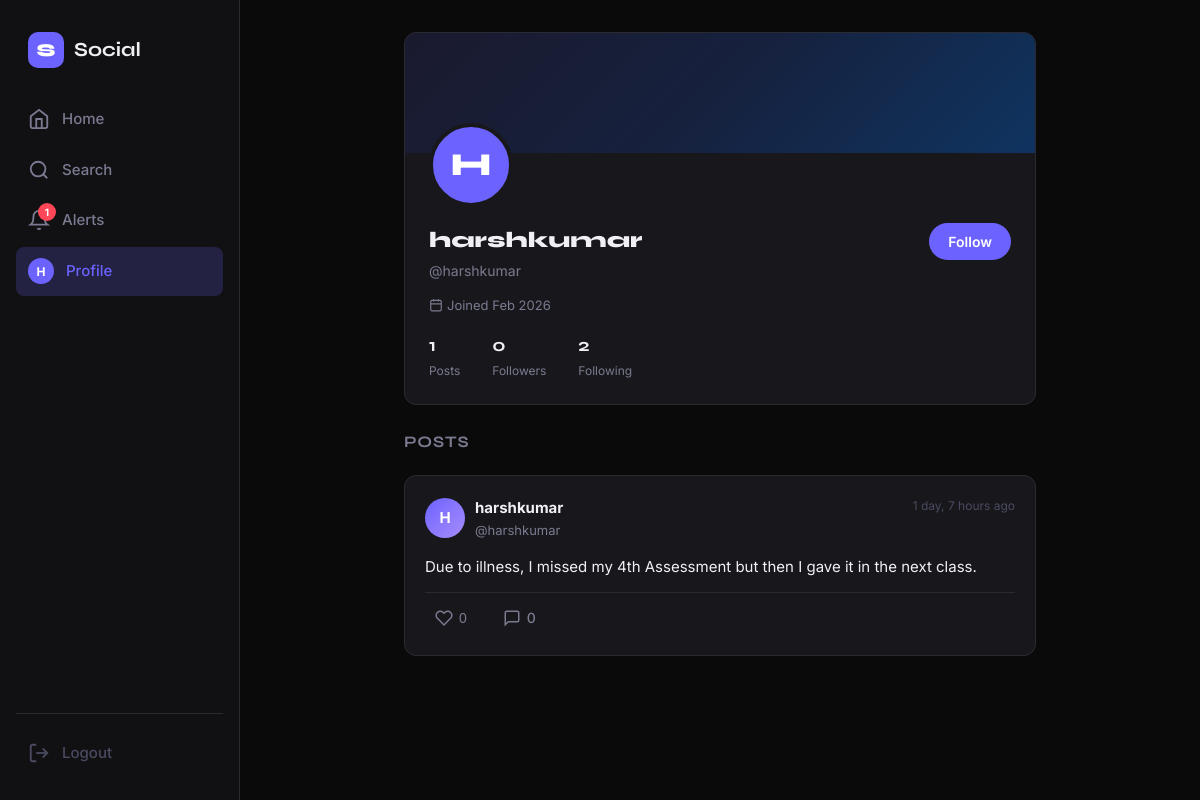
/profile/harshkumar/ (signed in), run on the app's committed database.
### feed/models.py (models this page shows, shortened)
class UserProfile(models.Model):
    user = models.OneToOneField(
        User,
        on_delete=models.CASCADE,        # If User deleted, Profile deleted too
        related_name='profile'           # Access via: user.profile
    )
    bio = models.TextField(max_length=300, blank=True, default='')
    avatar = models.ImageField(
        upload_to='avatars/',            # Stored in MEDIA_ROOT/avatars/
        blank=True,
        null=True
    )
    website = models.URLField(blank=True, default='')
    location = models.CharField(max_length=100, blank=True, default='')
    followers = models.ManyToManyField(
        'self',
        symmetrical=False,               # A follows B ≠ B follows A
        related_name='following',
        blank=True
    )
    created_at = models.DateTimeField(auto_now_add=True)
    class Meta:
        verbose_name = 'User Profile'
        verbose_name_plural = 'User Profiles'
    def follower_count(self):
        return self.followers.count()
    def following_count(self):
        return self.following.count()
    def post_count(self):
        return self.user.posts.count()

class Post(models.Model):
    POST_TYPE_CHOICES = [
        ('tweet', 'Tweet'),
        ('photo', 'Photo'),
        ('mixed', 'Photo + Text'),
    ]
    author = models.ForeignKey(
        User,
        on_delete=models.CASCADE,       # Delete posts if user is deleted
        related_name='posts'            # Access via: user.posts.all()
    )
    content = models.TextField(
        max_length=280,
        blank=True,
        default='',
        help_text="Text content (max 280 chars, like a tweet)"
    )
    image = models.ImageField(
        upload_to='posts/%Y/%m/%d/',    # Organized by date: posts/2024/01/15/
        blank=True,
        null=True,
        help_text="Optional image upload"
    )
    post_type = models.CharField(
        max_length=10,
        choices=POST_TYPE_CHOICES,
        default='tweet'
    )
    created_at = models.DateTimeField(auto_now_add=True)  # Set once on creation
    updated_at = models.DateTimeField(auto_now=True)       # Updated on every save
    class Meta:
        ordering = ['-created_at']          # Newest posts first
        verbose_name = 'Post'
        verbose_name_plural = 'Posts'
    def like_count(self):
        return self.likes.count()
    def comment_count(self):
        return self.comments.count()
    def save(self, *args, **kwargs):
        """Override save to auto-set post_type based on content/image."""
        if self.image and self.content:
            self.post_type = 'mixed'
        elif self.image:
            self.post_type = 'photo'
        else:
            self.post_type = 'tweet'
        super().save(*args, **kwargs)

### feed/views.py (the view)
# urls.py: path('profile/<str:username>/',      views.profile_view,    name='profile'),
@login_required
def profile_view(request, username):
    profile_user = get_object_or_404(User, username=username)
    profile = profile_user.profile
    posts = profile_user.posts.select_related('author').prefetch_related('likes', 'comments')
    is_following = request.user.profile.following.filter(user=profile_user).exists()
    is_own_profile = request.user == profile_user
    liked_post_ids = Like.objects.filter(
        user=request.user
    ).values_list('post_id', flat=True)
    context = {
        'profile_user': profile_user,
        'profile': profile,
        'posts': posts,
        'is_following': is_following,
        'is_own_profile': is_own_profile,
        'liked_post_ids': set(liked_post_ids),
    }
    return render(request, 'feed/profile.html', context)

### feed/templatetags/feed_tags.py (called while the page is built)
@register.filter
def time_ago(value):
    if not value:
        return ''
    now = timezone.now()
    diff = now - value
    if diff.days == 0 and diff.seconds < 60:
        return 'just now'
    return timesince(value) + ' ago'

@register.simple_tag
def get_notification_count(user):
    return user.notifications.filter(is_read=False).count()

@register.filter
def format_count(value):
    try:
        value = int(value)
        if value >= 1_000_000:
            return f"{value/1_000_000:.1f}M"
        elif value >= 1_000:
            return f"{value/1_000:.1f}K"
        return str(value)
    except (ValueError, TypeError):
        return value

### feed/templates/feed/profile.html (shortened to what this page needs)
{% extends 'feed/base.html' %}
{% load feed_tags %}
{% load static %}
{% block content %}
<div class="profile-layout">
  <div class="profile-header-card">
    <div class="profile-cover"></div>
    <div class="profile-info">
      <div class="profile-avatar-large">
        {% if profile.avatar %}
          <img src="{{ profile.avatar.url }}" alt="{{ profile_user.username }}">
        {% else %}
          <span>{{ profile_user.username|first|upper }}</span>
        {% endif %}
      </div>
      <div class="profile-meta">
        <div class="profile-name-row">
          <div>
            <h1 class="profile-display-name">
              {{ profile_user.get_full_name|default:profile_user.username }}
            </h1>
            <p class="profile-handle">@{{ profile_user.username }}</p>
          </div>
          {% if is_own_profile %}
            <a href="{% url 'edit_profile' %}" class="btn btn-outline">Edit Profile</a>
          {% else %}
            <button class="btn {% if is_following %}btn-outline{% else %}btn-primary{% endif %} follow-toggle-btn"
                    data-username="{{ profile_user.username }}"
                    data-url="{% url 'toggle_follow' username=profile_user.username %}"
                    id="follow-btn">
              {% if is_following %}Following{% else %}Follow{% endif %}
            </button>
          {% endif %}
        </div>
        <div class="profile-details">
          <span class="profile-detail">
            <svg width="14" height="14" viewBox="0 0 24 24" fill="none" stroke="currentColor" stroke-width="2">
              <rect x="3" y="4" width="18" height="18" rx="2" ry="2"/><line x1="16" y1="2" x2="16" y2="6"/>
              <line x1="8" y1="2" x2="8" y2="6"/><line x1="3" y1="10" x2="21" y2="10"/>
            </svg>
            Joined {{ profile.created_at|date:"M Y" }}
          </span>
        </div>
        <div class="profile-stats">
          <div class="stat-item">
            <strong class="stat-value">{{ profile.post_count|format_count }}</strong>
            <span class="stat-label">Posts</span>
          </div>
          <div class="stat-item">
            <strong class="stat-value" id="follower-count">{{ profile.follower_count|format_count }}</strong>
            <span class="stat-label">Followers</span>
          </div>
          <div class="stat-item">
            <strong class="stat-value">{{ profile.following_count|format_count }}</strong>
            <span class="stat-label">Following</span>
          </div>
        </div>
      </div>
    </div>
  </div>
  <div class="profile-posts">
    <h3 class="section-heading">Posts</h3>
    {% for post in posts %}
    <article class="post-card" data-post-id="{{ post.id }}">
      <div class="post-header">
        <div class="post-author-link">
          <div class="post-avatar">
            {% if post.author.profile.avatar %}
              <img src="{{ post.author.profile.avatar.url }}" alt="{{ post.author.username }}">
            {% else %}
              <span>{{ post.author.username|first|upper }}</span>
            {% endif %}
          </div>
          <div class="post-author-info">
            <strong>{{ post.author.get_full_name|default:post.author.username }}</strong>
            <span class="post-author-handle">@{{ post.author.username }}</span>
          </div>
        </div>
        <span class="post-time">{{ post.created_at|time_ago }}</span>
      </div>
      {% if post.content %}<p class="post-content">{{ post.content }}</p>{% endif %}
      <div class="post-actions">
        <button class="action-btn like-btn {% if post.id in liked_post_ids %}liked{% endif %}"
                data-post="{{ post.id }}"
                data-url="{% url 'toggle_like' pk=post.id %}">
          <svg width="18" height="18" viewBox="0 0 24 24" stroke="currentColor" stroke-width="2"
               fill="{% if post.id in liked_post_ids %}currentColor{% else %}none{% endif %}">
            <path d="M20.84 4.61a5.5 5.5 0 0 0-7.78 0L12 5.67l-1.06-1.06a5.5 5.5 0 0 0-7.78 7.78l1.06 1.06L12 21.23l7.78-7.78 1.06-1.06a5.5 5.5 0 0 0 0-7.78z"/>
          </svg>
          <span class="like-count">{{ post.like_count }}</span>
        </button>
        <a href="{% url 'post_detail' pk=post.id %}" class="action-btn comment-btn">
          <svg width="18" height="18" viewBox="0 0 24 24" fill="none" stroke="currentColor" stroke-width="2">
            <path d="M21 15a2 2 0 0 1-2 2H7l-4 4V5a2 2 0 0 1 2-2h14a2 2 0 0 1 2 2z"/>
          </svg>
          <span>{{ post.comment_count }}</span>
        </a>
      </div>
    </article>
    {% empty %}
    <div class="empty-feed">
      <div class="empty-icon">📷</div>
      <p>No posts yet.</p>
    </div>
    {% endfor %}
  </div>
</div>
{% endblock %}

### feed/templates/feed/base.html (shortened to what this page needs)
{% load static %}
{% load feed_tags %}
<!DOCTYPE html>
<html lang="en">
<head>
  <link rel="stylesheet" href="{% static 'css/main.css' %}">
</head>
<body>
{% if user.is_authenticated %}
<nav class="sidebar">
  <div class="sidebar-logo">
    <span class="logo-mark">S</span>
    <span class="logo-text">Social</span>
  </div>
  <ul class="nav-links">
    <li>
      <a href="{% url 'feed' %}" class="nav-link {% if request.resolver_match.url_name == 'feed' %}active{% endif %}">
        <svg width="22" height="22" viewBox="0 0 24 24" fill="none" stroke="currentColor" stroke-width="2">
          <path d="M3 9l9-7 9 7v11a2 2 0 0 1-2 2H5a2 2 0 0 1-2-2z"/><polyline points="9 22 9 12 15 12 15 22"/>
        </svg>
        <span>Home</span>
      </a>
    </li>
    <li>
      <a href="{% url 'search' %}" class="nav-link {% if request.resolver_match.url_name == 'search' %}active{% endif %}">
        <svg width="22" height="22" viewBox="0 0 24 24" fill="none" stroke="currentColor" stroke-width="2">
          <circle cx="11" cy="11" r="8"/><line x1="21" y1="21" x2="16.65" y2="16.65"/>
        </svg>
        <span>Search</span>
      </a>
    </li>
    <li>
      <a href="{% url 'notifications' %}" class="nav-link {% if request.resolver_match.url_name == 'notifications' %}active{% endif %}">
        <span class="notif-wrapper">
          <svg width="22" height="22" viewBox="0 0 24 24" fill="none" stroke="currentColor" stroke-width="2">
            <path d="M18 8A6 6 0 0 0 6 8c0 7-3 9-3 9h18s-3-2-3-9"/><path d="M13.73 21a2 2 0 0 1-3.46 0"/>
          </svg>
          {% get_notification_count user as notif_count %}
          {% if notif_count > 0 %}
          <span class="notif-badge">{{ notif_count }}</span>
          {% endif %}
        </span>
        <span>Alerts</span>
      </a>
    </li>
    <li>
      <a href="{% url 'profile' username=user.username %}" class="nav-link {% if request.resolver_match.url_name == 'profile' %}active{% endif %}">
        <div class="nav-avatar">
          {% if user.profile.avatar %}
            <img src="{{ user.profile.avatar.url }}" alt="{{ user.username }}">
          {% else %}
            <span>{{ user.username|first|upper }}</span>
          {% endif %}
        </div>
        <span>Profile</span>
      </a>
    </li>
  </ul>
  <div class="sidebar-footer">
    <a href="{% url 'logout' %}" class="nav-link logout-link">
      <svg width="22" height="22" viewBox="0 0 24 24" fill="none" stroke="currentColor" stroke-width="2">
        <path d="M9 21H5a2 2 0 0 1-2-2V5a2 2 0 0 1 2-2h4"/><polyline points="16 17 21 12 16 7"/><line x1="21" y1="12" x2="9" y2="12"/>
      </svg>
      <span>Logout</span>
    </a>
  </div>
</nav>
{% endif %}
<main class="main-content {% if not user.is_authenticated %}full-width{% endif %}">
  {% block content %}{% endblock %}
</main>
</body>
</html>

### data on the page
UserProfile: created_at "Feb 2026", post_count "1", follower_count "0", following_count "2"
Post: author.username|first "H", author.get_full_name "harshkumar", author.username "harshkumar", created_at "1 day, 7 hours ago", content "Due to illness, I missed my 4th Assessment but then I gave it in the next class.", like_count "0", comment_count "0"

### other printed values
{{ notif_count }} "1"
{{ user.username|first|upper }} "H"
{{ profile_user.username|first|upper }} "H"
{{ profile_user.get_full_name|default:profile_user.username }} "harshkumar"
{{ profile_user.username }} "harshkumar"
